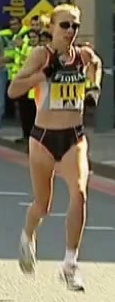
#> input picture output_videos/cropped_img.jpg, 115 x 302 px
$ jupyter execute color_assignment.ipynb
#> lines starting #> are read from the running program, lines starting #| are printed output that depends on the picture; after the words box and inside, x2 and y2 are one past the last pixel; in counts of white or black regions, pixels touching at a corner belong together
[cell 1]
import cv2
import matplotlib.pyplot as plt
import numpy as np
from sklearn.cluster import KMeans

[cell 2]
image_path = "../output_videos/cropped_img.jpg"
image = cv2.imread(image_path)
#> image is the input picture: shape (302, 115, 3); mean B, G, R 94.1, 116.8, 124.6
image = cv2.cvtColor(image, cv2.COLOR_BGR2RGB)

[cell 3]
plt.imshow(image)

# take the top half of image

[cell 4]
top_half_image = image[0: int(image.shape[0]/2), :]
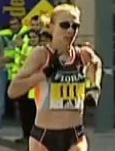
#> top_half_image: shape (151, 115, 3); mean R, G, B 101.1, 92.8, 66.2
plt.imshow(top_half_image)
plt.show()

# Cluster the image into two clusters

[cell 5]
# Reshape the image into 2d array
image_2d = top_half_image.reshape(-1, 3)

# perform K - Means clustering with 2 clusters
kmeans = KMeans(n_clusters=2, random_state=0).fit(image_2d)
kmeans.fit(image_2d)

# get the cluster labels
labels = kmeans.labels_
#> labels = 17365 values, max 1 at index 12, min 0 at index 0, mean 0.484

# reshape the labels into the original image shape
clustered_image = labels.reshape(top_half_image.shape[0], top_half_image.shape[1])
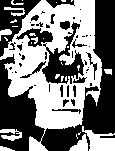
#> clustered_image: shape (151, 115) int32; values 0 (black) and 1 (white), 48.4% white; 28 white regions (18 under 20 px), largest, box (x1, y1, x2, y2) and area: (0, 0, 102, 151) 7203, (82, 126, 115, 151) 453, (69, 134, 88, 151) 172

# Display the clustered image
plt.imshow(clustered_image)

[cell 6]
corner_clusters = [clustered_image[0, 0], clustered_image[0, -1], clustered_image[-1, 0], clustered_image[-1, -1]]
#> corner_clusters = [0, 0, 1, 1]
non_runner_cluster = max(set(corner_clusters), key=corner_clusters.count)
#> non_runner_cluster = 0
print(non_runner_cluster)
#| 0

[cell 7]
runner_cluster = 1-non_runner_cluster
#> runner_cluster = 1
print(runner_cluster)
#| 1

[cell 8]
cluster_centers = kmeans.cluster_centers_
#> cluster_centers = [[55.88, 53.37, 40.74], [149.4, 134.9, 93.38]]
cluster_centers[runner_cluster]
#> Out = [149.4, 134.9, 93.38]
